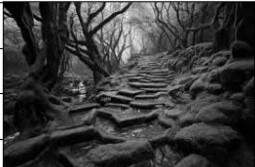
#> input picture BSCOMPUTER ENGINEERING/4th YEAR OF COMPUTER ENGINEERING/7th SEMESTER/DIGITAL IMAGE PROCESSING/PROGRAMS OF DIGITAL IMAGE PROCESSING(PART 2)/Screenshot 2024-10-30 124752.jpg, 255 x 167 px
$ python histogram.py
#> lines starting #> are read from the running program, lines starting #| are printed output that depends on the picture
import cv2
import numpy as np
import matplotlib.pyplot as plt
# Load the image in grayscale
image = cv2.imread('Screenshot 2024-10-30 124752.jpg', 0)
#> image is the input picture: shape (167, 255); min 0, max 255, mean 59.4
# Calculate the histogram using numpy.histogram()
# 'bins=256' means we want 256 intensity levels (for grayscale images, 0 to 255)
# 'range=(0, 256)' means we are considering pixel intensities in this range
hist, bin_edges = np.histogram(image, bins=256, range=(0, 256))
#> hist = 256 values, max 703 at index 8, min 0 at index 228, mean 166.3; bin_edges = 257 values from 0 to 256
#histogram = cv2.calcHist([image], [0], None, [256], [0, 256])
# Plot the histogram
plt.plot(bin_edges[0:-1], hist)
plt.title('Image Histogram')
plt.xlabel('Pixel Intensity')
plt.ylabel('Frequency')
plt.show()
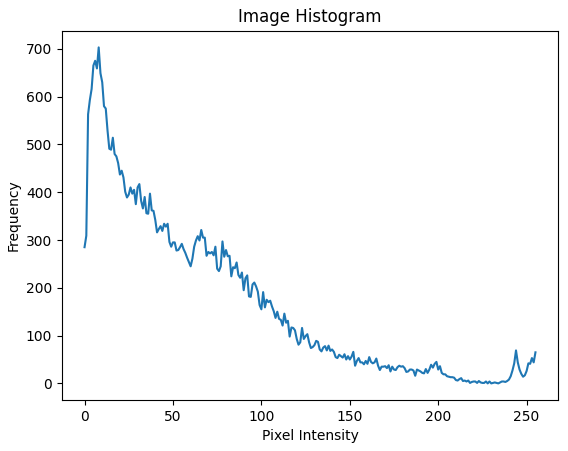
#> figure drawn by matplotlib, 1 panel; curve peaks at x = 8, y = 703

$ run again, with BSCOMPUTER ENGINEERING/4th YEAR OF COMPUTER ENGINEERING/7th SEMESTER/DIGITAL IMAGE PROCESSING/PROGRAMS OF DIGITAL IMAGE PROCESSING(PART 2)/Screenshot 2024-10-26 122352.jpg copied over BSCOMPUTER ENGINEERING/4th YEAR OF COMPUTER ENGINEERING/7th SEMESTER/DIGITAL IMAGE PROCESSING/PROGRAMS OF DIGITAL IMAGE PROCESSING(PART 2)/Screenshot 2024-10-30 124752.jpg
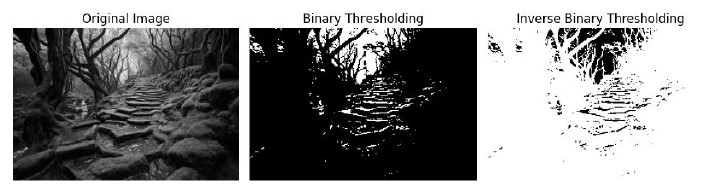
#> input picture BSCOMPUTER ENGINEERING/4th YEAR OF COMPUTER ENGINEERING/7th SEMESTER/DIGITAL IMAGE PROCESSING/PROGRAMS OF DIGITAL IMAGE PROCESSING(PART 2)/Screenshot 2024-10-26 122352.jpg, 705 x 196 px
#> image is the input picture: shape (196, 705); min 0, max 255, mean 139.7
#> hist = 256 values, max 50172 at index 255, min 31 at index 226, mean 539.8; bin_edges = 257 values from 0 to 256
#> `plt.show()`:
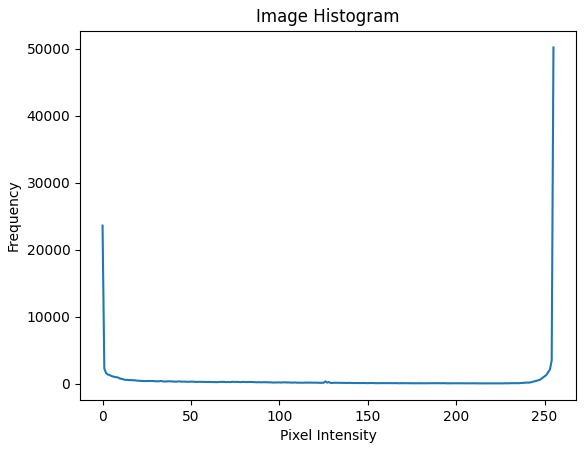
#> figure drawn by matplotlib, 1 panel; curve peaks at x = 255, y = 50172
